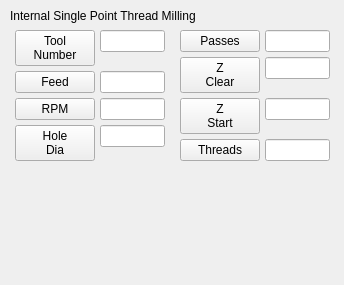
                      <widget class="QWidget" name="page_29">
                       <widget class="QWidget" name="formWidget" native="true">
                        <property name="geometry">
                         <rect>
                          <x>10</x>
                          <y>25</y>
                          <width>160</width>
                          <height>251</height>
                         </rect>
                        </property>
                        <layout class="QFormLayout" name="formLayout_10">
                         <property name="horizontalSpacing">
                          <number>5</number>
                         </property>
                         <property name="verticalSpacing">
                          <number>5</number>
                         </property>
                         <property name="leftMargin">
                          <number>5</number>
                         </property>
                         <property name="topMargin">
                          <number>5</number>
                         </property>
                         <property name="rightMargin">
                          <number>5</number>
                         </property>
                         <property name="bottomMargin">
                          <number>5</number>
                         </property>
                         <item row="1" column="0">
                          <widget class="QPushButton" name="pushButton_124">
                           <property name="text">
                            <string>Tool
Number</string>
                           </property>
                           <property name="checkable">
                            <bool>true</bool>
                           </property>
                           <property name="labelName" stdset="0">
                            <string>sptmToolLbl</string>
                           </property>
                           <attribute name="buttonGroup">
                            <string notr="true">holeOpBtnGrp</string>
                           </attribute>
                          </widget>
                         </item>
                         <item row="1" column="1">
                          <widget class="QLineEdit" name="sptmToolLbl"/>
                         </item>
                         <item row="2" column="0">
                          <widget class="QPushButton" name="pushButton_122">
                           <property name="text">
                            <string>Feed</string>
                           </property>
                           <property name="checkable">
                            <bool>true</bool>
                           </property>
                           <property name="labelName" stdset="0">
                            <string>sptmFeedLbl</string>
                           </property>
                           <attribute name="buttonGroup">
                            <string notr="true">holeOpBtnGrp</string>
                           </attribute>
                          </widget>
                         </item>
                         <item row="2" column="1">
                          <widget class="QLineEdit" name="sptmFeedLbl"/>
                         </item>
                         <item row="4" column="0">
                          <widget class="QPushButton" name="pushButton_111">
                           <property name="text">
                            <string>RPM</string>
                           </property>
                           <property name="checkable">
                            <bool>true</bool>
                           </property>
                           <property name="labelName" stdset="0">
                            <string>sptmRpmLbl</string>
                           </property>
                           <attribute name="buttonGroup">
                            <string notr="true">holeOpBtnGrp</string>
                           </attribute>
                          </widget>
                         </item>
                         <item row="4" column="1">
                          <widget class="QLineEdit" name="sptmRpmLbl"/>
                         </item>
                         <item row="5" column="0">
                          <widget class="QPushButton" name="pushButton_115">
                           <property name="text">
                            <string>Hole
Dia</string>
                           </property>
                           <property name="checkable">
                            <bool>true</bool>
                           </property>
                           <property name="labelName" stdset="0">
                            <string>sptmHoleDiaLbl</string>
                           </property>
                           <attribute name="buttonGroup">
                            <string notr="true">holeOpBtnGrp</string>
                           </attribute>
                          </widget>
                         </item>
                         <item row="5" column="1">
                          <widget class="QLineEdit" name="sptmHoleDiaLbl"/>
                         </item>
                        </layout>
                       </widget>
                       <widget class="QWidget" name="formWidget_9" native="true">
                        <property name="geometry">
                         <rect>
                          <x>175</x>
                          <y>25</y>
                          <width>160</width>
                          <height>251</height>
                         </rect>
                        </property>
                        <layout class="QFormLayout" name="formLayout_11">
                         <property name="horizontalSpacing">
                          <number>5</number>
                         </property>
                         <property name="verticalSpacing">
                          <number>5</number>
                         </property>
                         <property name="leftMargin">
                          <number>5</number>
                         </property>
                         <property name="topMargin">
                          <number>5</number>
                         </property>
                         <property name="rightMargin">
                          <number>5</number>
                         </property>
                         <property name="bottomMargin">
                          <number>5</number>
                         </property>
                         <item row="0" column="0">
                          <widget class="QPushButton" name="pushButton_121">
                           <property name="text">
                            <string>Passes</string>
                           </property>
                           <property name="checkable">
                            <bool>true</bool>
                           </property>
                           <property name="labelName" stdset="0">
                            <string>sptmPassesLbl</string>
                           </property>
                           <attribute name="buttonGroup">
                            <string notr="true">holeOpBtnGrp</string>
                           </attribute>
                          </widget>
                         </item>
                         <item row="0" column="1">
                          <widget class="QLineEdit" name="sptmPassesLbl"/>
                         </item>
                         <item row="2" column="0">
                          <widget class="QPushButton" name="pushButton_123">
                           <property name="text">
                            <string>Z
Clear</string>
                           </property>
                           <property name="checkable">
                            <bool>true</bool>
                           </property>
                           <property name="labelName" stdset="0">
                            <string>sptmZclearLbl</string>
                           </property>
                           <attribute name="buttonGroup">
                            <string notr="true">holeOpBtnGrp</string>
                           </attribute>
                          </widget>
                         </item>
                         <item row="2" column="1">
                          <widget class="QLineEdit" name="sptmZclearLbl"/>
                         </item>
                         <item row="3" column="0">
                          <widget class="QPushButton" name="pushButton_109">
                           <property name="text">
                            <string>Z
Start</string>
                           </property>
                           <property name="checkable">
                            <bool>true</bool>
                           </property>
                           <property name="labelName" stdset="0">
                            <string>sptmZstartLbl</string>
                           </property>
                           <attribute name="buttonGroup">
                            <string notr="true">holeOpBtnGrp</string>
                           </attribute>
                          </widget>
                         </item>
                         <item row="3" column="1">
                          <widget class="QLineEdit" name="sptmZstartLbl"/>
                         </item>
                         <item row="4" column="0">
                          <widget class="QPushButton" name="pushButton_110">
                           <property name="text">
                            <string>Threads</string>
                           </property>
                           <property name="checkable">
                            <bool>true</bool>
                           </property>
                           <property name="labelName" stdset="0">
                            <string>sptmThreadsLbl</string>
                           </property>
                           <attribute name="buttonGroup">
                            <string notr="true">holeOpBtnGrp</string>
                           </attribute>
                          </widget>
                         </item>
                         <item row="4" column="1">
                          <widget class="QLineEdit" name="sptmThreadsLbl"/>
                         </item>
                        </layout>
                       </widget>
                       <widget class="QLabel" name="label_26">
                        <property name="geometry">
                         <rect>
                          <x>10</x>
                          <y>5</y>
                          <width>226</width>
                          <height>21</height>
                         </rect>
                        </property>
                        <property name="text">
                         <string>Internal Single Point Thread Milling</string>
                        </property>
                       </widget>
                      </widget>
